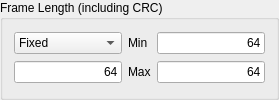
        <widget class="QGroupBox" name="groupBox" >
         <property name="title" >
          <string>Frame Length (including CRC)</string>
         </property>
         <layout class="QGridLayout" >
          <item row="0" column="0" >
           <widget class="QComboBox" name="cmbPktLenMode" >
            <item>
             <property name="text" >
              <string>Fixed</string>
             </property>
            </item>
            <item>
             <property name="text" >
              <string>Increment</string>
             </property>
            </item>
            <item>
             <property name="text" >
              <string>Decrement</string>
             </property>
            </item>
            <item>
             <property name="text" >
              <string>Random</string>
             </property>
            </item>
           </widget>
          </item>
          <item row="0" column="1" >
           <widget class="QLabel" name="label_18" >
            <property name="text" >
             <string>Min</string>
            </property>
           </widget>
          </item>
          <item row="0" column="2" >
           <widget class="QLineEdit" name="lePktLenMin" >
            <property name="text" >
             <string>64</string>
            </property>
            <property name="maxLength" >
             <number>32767</number>
            </property>
            <property name="alignment" >
             <set>Qt::AlignRight|Qt::AlignTrailing|Qt::AlignVCenter</set>
            </property>
           </widget>
          </item>
          <item row="1" column="0" >
           <widget class="QLineEdit" name="lePktLen" >
            <property name="text" >
             <string>64</string>
            </property>
            <property name="maxLength" >
             <number>32767</number>
            </property>
            <property name="alignment" >
             <set>Qt::AlignRight|Qt::AlignTrailing|Qt::AlignVCenter</set>
            </property>
           </widget>
          </item>
          <item row="1" column="1" >
           <widget class="QLabel" name="label_19" >
            <property name="text" >
             <string>Max</string>
            </property>
           </widget>
          </item>
          <item row="1" column="2" >
           <widget class="QLineEdit" name="lePktLenMax" >
            <property name="text" >
             <string>64</string>
            </property>
            <property name="maxLength" >
             <number>32767</number>
            </property>
            <property name="alignment" >
             <set>Qt::AlignRight|Qt::AlignTrailing|Qt::AlignVCenter</set>
            </property>
           </widget>
          </item>
         </layout>
        </widget>
